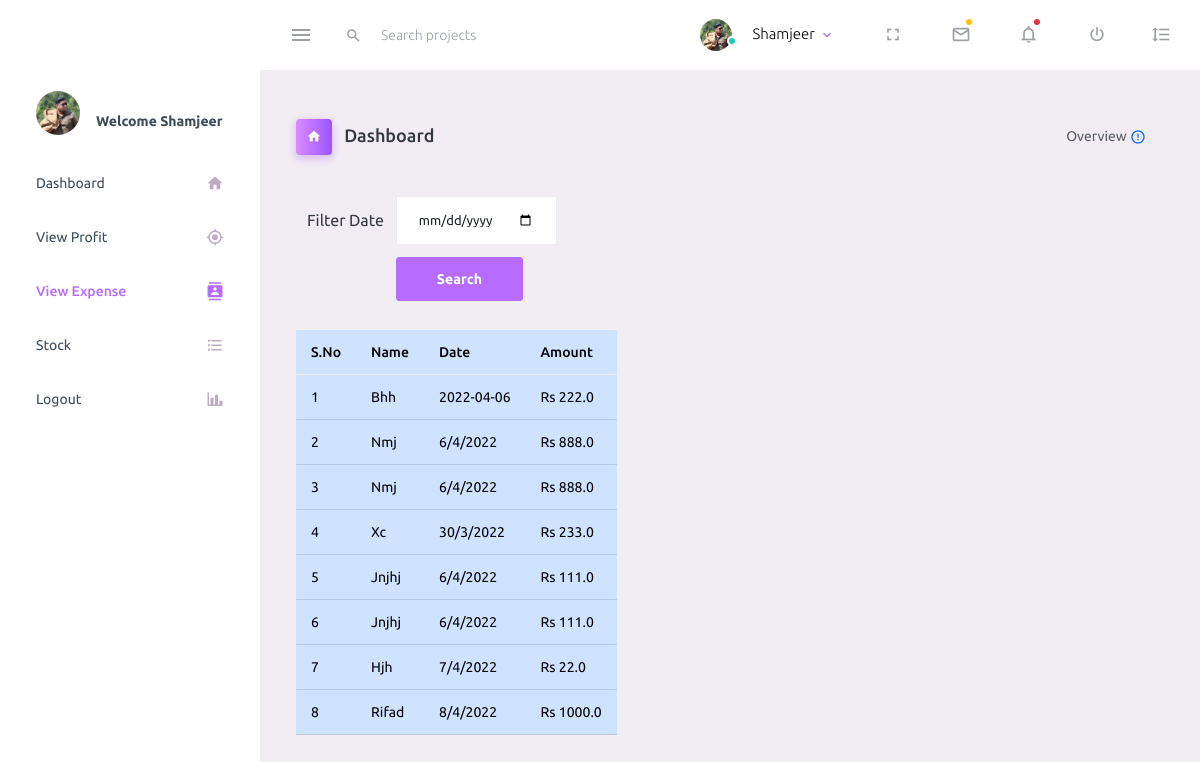
/view-expense (signed in), run on the app's committed database.
### riders_admin/models.py (models this page shows)
class Expense(models.Model):
    name=models.CharField(max_length=30)
    dt=models.CharField(max_length=20)
    amount=models.FloatField()

### riders_admin/auth_gaurd.py (the view)
    def wrap(request, *args, **kwargs):
        if 'autherisation_id' in request.session:
            return func(request, *args, **kwargs)
        else:
            return redirect('')

### riders_admin/auth_gaurd.py (called while the page is built)
def auth_admin(func):
    def wrap(request, *args, **kwargs):
        if 'autherisation_id' in request.session:
            return func(request, *args, **kwargs)
        else:
            return redirect('')
    return wrap

### riders_admin/views.py (called while the page is built, shortened)
@auth_admin
def view_expense(request):
    data_set = Expense.objects.all()
    total = 0
    show_total = False
    return render(request, 'view_expenses.html', {'expenses': data_set, 'total': total,
                                                  'show_total': show_total})

### riders_admin/templates/view_expenses.html (shortened to what this page needs)
{% extends 'master.html' %}
{% block content %}
                        <form action="" method="POST">
                            <table style="border-spacing:10px;border-collapse: separate;">
                                <tr>
                                    <td>Filter Date</td>
                                    <td><input type="date" class="form-control" name="search_date" id=""></td>
                                </tr>
                                <tr>
                                    <td></td>
                                    <td><input type="submit" value="Search" class="btn btn-primary" name="" id=""></td>
                                </tr>
                            </table>
                        </form>
                    </div>
                    <div class="col-md-4 stretch-card grid-margin" style="position: relative;top:2px">
                        <table class="table table-responsive-md table-responsive-sm table-primary table-hover">
                            <thead>
                                <tr>
                                    <th scope="col">S.No</th>
                                    <th scope="col">Name</th>
                                    <th scope="col">Date</th>
                                    <th scope="col">Amount</th>
                                </tr>
                            </thead>
                            <tbody>
                                {% for e in expenses %}
                                <tr>
                                    <td>{{forloop.counter}}</td>
                                    <td>{{e.name|title}}</td>
                                    <td>{{e.dt}}</td>
                                    <td>Rs {{e.amount}}</td>
                                </tr>
                                {% endfor %}
                            </tbody>
                        </table>
{% endblock %}

### data on the page
Expense: name "Bhh", dt "2022-04-06", amount "222.0"
Expense: name "Nmj", dt "6/4/2022", amount "888.0"
Expense: name "Nmj", dt "6/4/2022", amount "888.0"
Expense: name "Xc", dt "30/3/2022", amount "233.0"
Expense: name "Jnjhj", dt "6/4/2022", amount "111.0"
Expense: name "Jnjhj", dt "6/4/2022", amount "111.0"
Expense: name "Hjh", dt "7/4/2022", amount "22.0"
Expense: name "Rifad", dt "8/4/2022", amount "1000.0"
